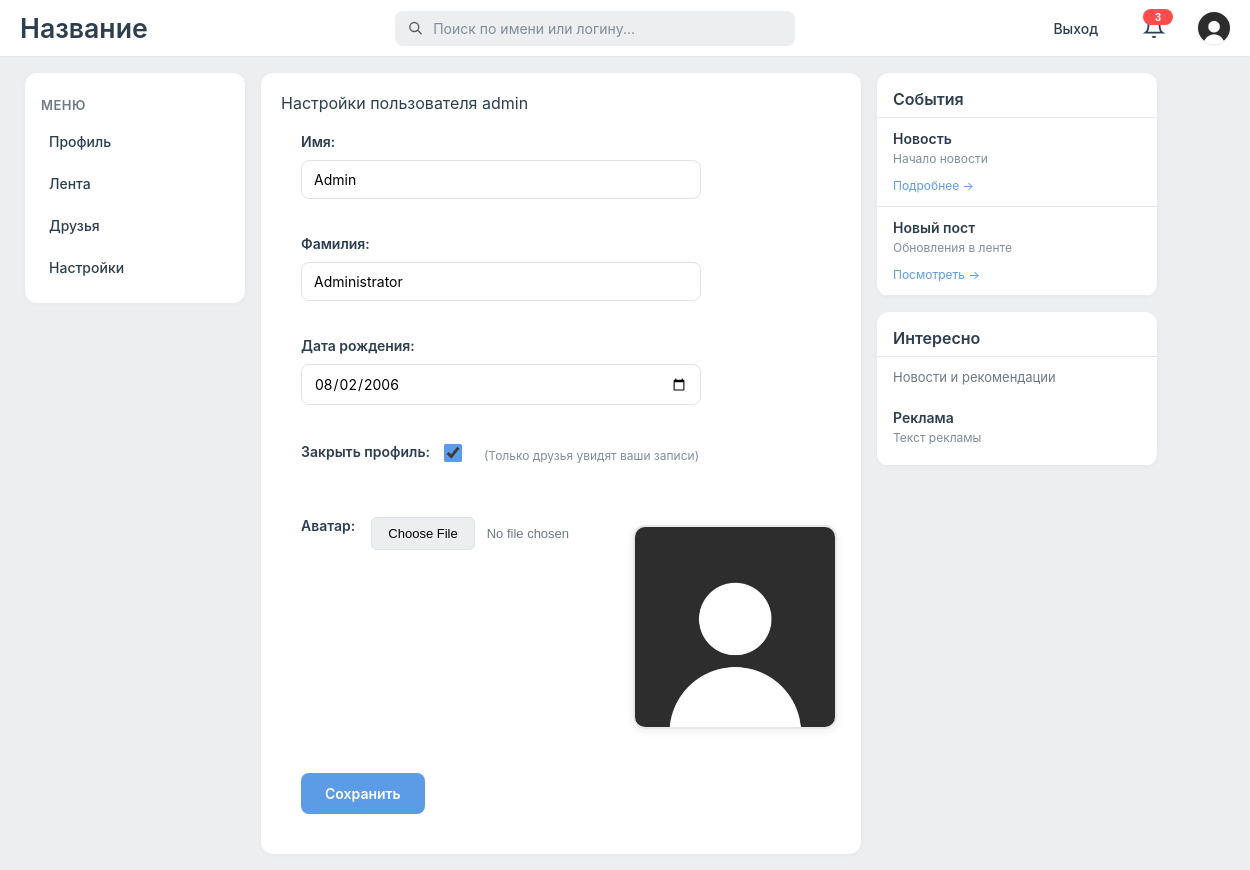
Screenshot of /profile/settings.php (signed in) with the database file from the repository.
### tables this page shows
CREATE TABLE `users` (
  `user_id` int NOT NULL,
  `login` varchar(50) NOT NULL,
  `first_name` varchar(255) NOT NULL,
  `last_name` varchar(255) NOT NULL,
  `password` varchar(255) NOT NULL,
  `role` varchar(10) NOT NULL,
  `is_private` tinyint(1) NOT NULL,
  `birthday_date` date NOT NULL,
  `creation_date` date NOT NULL,
  `avatar` varchar(255) NOT NULL
);

### classes/DataBase.php (called while the page is built, shortened)
<?php
class Database {
   private $pdo;
    public function __construct() {
        $this->pdo = new PDO("mysql:host=messenger;dbname=Social", "root", "");
        $this->pdo->setAttribute(PDO::ATTR_ERRMODE, PDO::ERRMODE_EXCEPTION);
    }
    public function query1($sql, $params = []) {
        $stmt = $this->pdo->prepare($sql);
        $stmt->execute($params);
        return $stmt;
    }
    public function fetchOne($sql, $params = []) {
        $result = $this->query1($sql, $params)->fetch();
        return $result === false ? null : $result;
    }
}
?>

### classes/User.php (called while the page is built, shortened)
<?php
class User {
    private $data = [];
    public function __construct(int $user_id, array $data, Database $db) {
        $this->data = $data;
    }
	public static function getUserById($id, Database $db){
		$sql = "SELECT * FROM users WHERE user_id = ?";
		$data = $db->fetchOne($sql, [$id]);
		return new self($id, $data, $db);
	}
    public function get($field) {
        return $this->data[$field] ?? '';
    }
}
?>

### profile/settings.php (the view, shortened to what this page needs)
<!DOCTYPE html>
<html lang="en">
<link rel="stylesheet" href="../assets/css/profile.css">
<head>
	<link rel="stylesheet" href="../assets/css/style.css">
</head>
<body>
	<?php include '../includes/header.php'; ?>
	<div class="columns-container">
		<?php include '../includes/menuLeft.php'; ?>
		<div class="center-panel">
			Настройки пользователя <?php echo $user->get(UserField::LOGIN); ?>
			<form id="settingsForm" method="POST" enctype="multipart/form-data">
				<div>
					<label>Имя:</label>
					<input type="text" name="first_name" value="<?php echo $user->get(UserField::FIRST_NAME); ?>">
				</div>
				<div>
					<label>Фамилия:</label>
					<input type="text" name="last_name" value="<?php echo $user->get(UserField::LAST_NAME); ?>">
				</div>
				<div>
					<label>Дата рождения:</label>
					<input type="date" name="birthday_date" value="<?php echo $user->get(UserField::BIRTHDAY); ?>">
				</div>
				<div>
					<label>Закрыть профиль:</label>
					<input type="checkbox" name="is_private" value="1"
						<?php echo $user->get(UserField::PRIVATE) == 1 ? 'checked' : ''; ?>>
					<small>(Только друзья увидят ваши записи)</small>
				</div>
				<div>
					<label>Аватар:</label>
					<input type="file" name="avatar">
					<img src="../assets/uploads/<?php echo $user->get(UserField::AVATAR); ?>" width="200">
				</div>
				<button type="submit">Сохранить</button>
			</form>
		</div>
		<?php 	include '../includes/menuRight.php'; ?>
	</div>
</body>
</html>

### includes/header.php (shortened to what this page needs)
<link rel="stylesheet" href="../assets/css/header.css">
<link rel="stylesheet" href="../assets/css/style.css">
<div class="header-fullwidth">
	<h1>Название</h1>
	<div class="search-container">
		<div class="search-box">
			<svg class="search-icon" viewBox="0 0 24 24" fill="none" stroke="currentColor" stroke-width="2">
				<circle cx="10.5" cy="10.5" r="6.5" />
				<line x1="21" y1="21" x2="15" y2="15" />
			</svg>
			<input type="text" class="search-input" id="headerSearchInput" placeholder="Поиск по имени или логину...">
		</div>
	</div>
	<div class="header-right">
		<?php
		require_once __DIR__ . '/../classes/Database.php';
		if (isset($_SESSION['id'])):
		?>
		<a href="../auth/logout.php" style="text-decoration: none; color: #2c3e50; font-size: 14px;">Выход</a>
		<?php include '../includes/notificationBell.php'; ?>
		<div class="avatar">
			<?php
				$db = new Database();
				$user = User::getUserById($_SESSION['id'], $db);
				$image_name = $user->get(UserField::AVATAR);
				?>
			<img src="../assets/uploads/<?php echo ($image_name);?>"
				style="width: 32px; height: 32px; border-radius: 100%;">
		</div>
		<?php else:?>
		<div>Вы вошли как гость</div>
		<?php endif;?>
	</div>
</div>

### assets/css/profile.css (style rules this page uses)
.center-panel form { padding: 20px; max-width: 600px; }
.center-panel form > div { margin-bottom: 20px; display: flex; flex-direction: column; gap: 6px; }
.center-panel label { font-weight: 600; font-size: 14px; color: #2c3e50; margin-bottom: 4px; }
.center-panel input[type="text"], .center-panel input[type="date"], .center-panel input[type="password"], .center-panel input[type="email"] { padding: 10px 12px; border: 1px solid #dfe2e5; border-radius: 8px; font-size: 14px; font-family: inherit; background-color: #ffffff; transition: border-color 0.15s ease, box-shadow 0.15s ease; width: 100%; max-width: 400px; box-sizing: border-box; }
.center-panel input[type="checkbox"] { width: 18px; height: 18px; margin-right: 8px; cursor: pointer; accent-color: #5c9ce6; }
.center-panel small { color: #818c99; font-size: 13px; margin-left: 26px; display: block; margin-top: 4px; }
.center-panel button[type="submit"] { background-color: #5c9ce6; color: white; border: none; border-radius: 8px; padding: 10px 24px; font-size: 14px; font-weight: 600; cursor: pointer; transition: all 0.15s ease; font-family: inherit; margin-top: 12px; width: fit-content; }
.center-panel input[type="file"] { padding: 8px 0; font-size: 14px; color: #2c3e50; }
.center-panel img[src*="uploads"] { display: block; margin-top: 16px; border-radius: 12px; border: 2px solid #e7e8ec; box-shadow: 0 2px 8px rgba(0, 0, 0, 0.08); max-width: 200px; width: 100%; height: auto; }
.center-panel:has(> :first-child:nth-child(1)) { padding: 20px; }

### assets/css/header.css (style rules this page uses)
.header-right > a { text-decoration: none !important; color: #818c99; font-size: 14px; font-weight: 500; padding: 8px 12px; border-radius: 8px; transition: background-color 0.15s ease, color 0.15s ease; display: inline-block; }
.avatar { border: 2px solid #ffffff; box-shadow: 0 1px 3px rgba(0, 0, 0, 0.1); box-sizing: border-box; transition: transform 0.2s ease; }

### rows the page displays
users: avatar (picture), login "admin", first_name "Admin", last_name "Administrator", birthday_date "08/02/2006", is_private "☑"

### other values shown
$unread_count "3"
